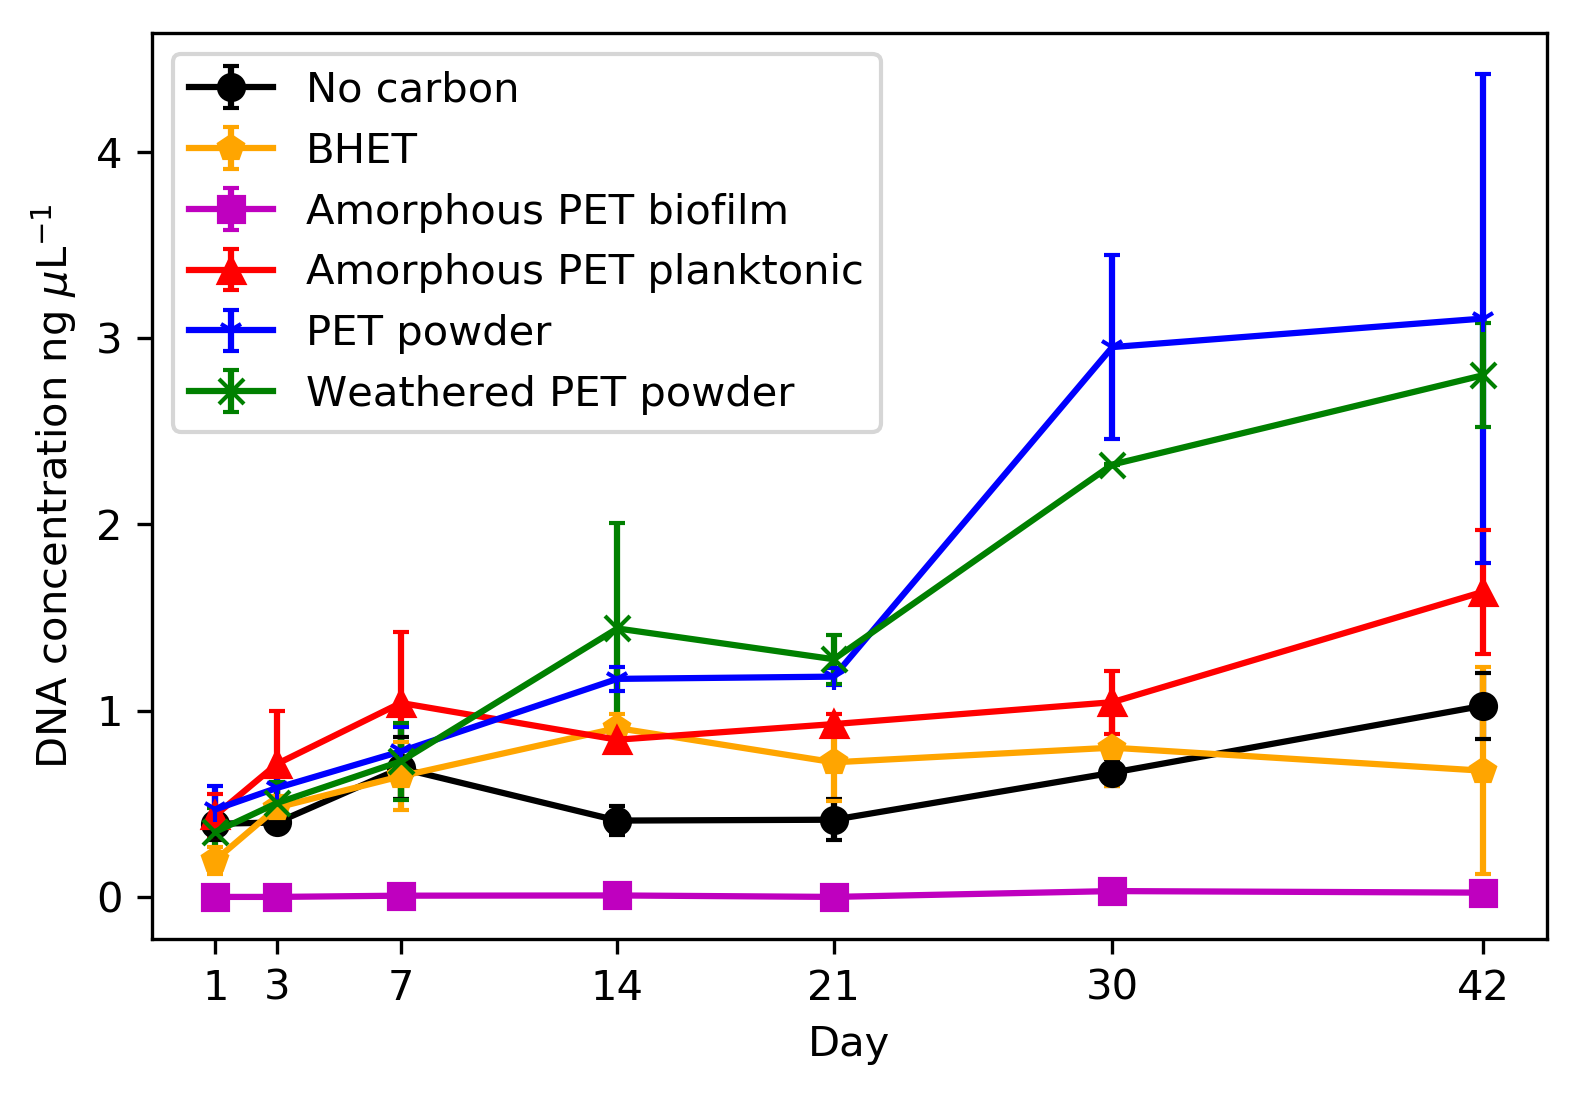

Source code (Python):
import csv
import matplotlib.pyplot as plt

labels = ['No carbon', 'BHET', 'Amorphous PET biofilm', 'Amorphous PET planktonic', 'PET powder', 'Weathered PET powder']
markers = ['o', 'p', 's', '^', '1', 'x']
colors = ['k', 'orange', 'm', 'r', 'b', 'g']

inoc = [4.362]
inoc_sd = [1.002939679]

nc = [0.392666667, 0.3996, 0.690666667, 0.409866667, 0.4144, 0.666666667, 1.026666667]
nc_sd = [0.08960744, 0.033401796, 0.165618034, 0.077092499, 0.11047244, 0.071703092, 0.176378381]

lcpp = [0.437733333, 0.714666667, 1.041333333, 0.844, 0.928, 1.045333333, 1.638666667]
lcpp_sd = [0.114435193, 0.282342582, 0.380448858, 0.068234888, 0.052, 0.170098011, 0.332393341]

lcpb = [0, 0, 0.006666667, 0.007866667, 0, 0.031333333, 0.022933333]
lcpb_sd = [0, 0, 0.011547005, 0.013625466, 0, 0.006744875, 0.002663331]

pp = [0.4696, 0.585333333, 0.781333333, 1.170666667, 1.182666667, 2.952, 3.105333333]
pp_sd = [0.127541679, 0.112593665, 0.128768526, 0.062524662, 0.045489926, 0.492, 1.310940629]

wpp = [0.349066667, 0.5044, 0.728, 1.441333333, 1.276, 2.321333333, 2.801333333]
wpp_sd = [0.129743953, 0.113844104, 0.207846097, 0.565435525, 0.130782262, 0.002309401, 0.278002398]

bhet = [0.197066667, 0.48, 0.648, 0.906666667, 0.722666667, 0.801333333, 0.677333333]
bhet_sd = [0.07340445, 0.064373908, 0.181592951, 0.078008547, 0.206701072, 0.207164991, 0.556809962]

x = [1, 3, 7, 14, 21, 30, 42]
ax1 = plt.subplot(111)

ax1.errorbar(x, nc, yerr=nc_sd, color=colors[0], marker=markers[0], label=labels[0], capsize=2)
ax1.errorbar(x, bhet, yerr=bhet_sd, color=colors[1], marker=markers[1], label=labels[1], capsize=2)
ax1.errorbar(x, lcpb, yerr=lcpb_sd, color=colors[2], marker=markers[2], label=labels[2], capsize=2)
ax1.errorbar(x, lcpp, yerr=lcpp_sd, color=colors[3], marker=markers[3], label=labels[3], capsize=2)
ax1.errorbar(x, pp, yerr=pp_sd, color=colors[4], marker=markers[4], label=labels[4], capsize=2)
ax1.errorbar(x, wpp, yerr=wpp_sd, color=colors[5], marker=markers[5], label=labels[5], capsize=2)

ax1.legend(loc='best')
ax1.set_ylabel('DNA concentration ng '+'$\mu$'+'L$^{-1}$')
ax1.set_xlabel('Day')
ax1.set_xticks(x)
plt.savefig('DNA concentrations.png', dpi=300, bbox_inches='tight')